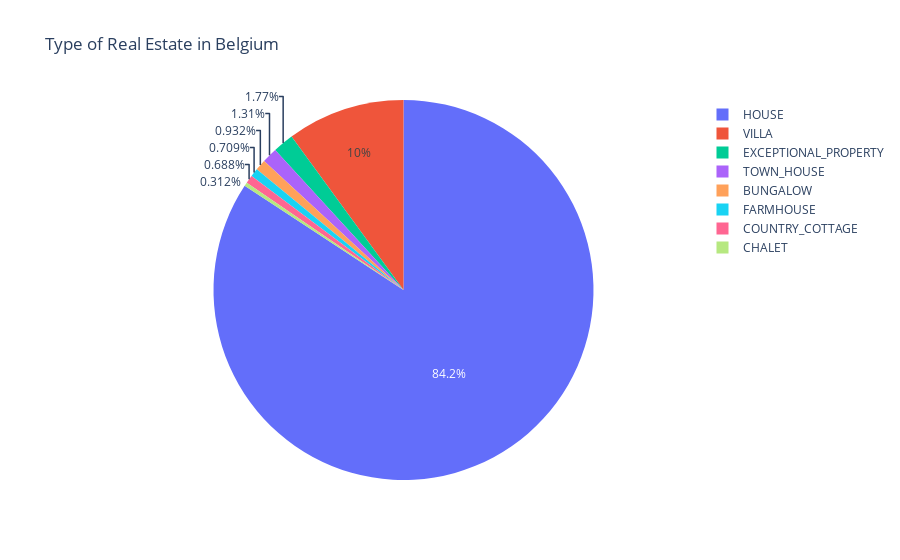

The notebook cell saved with this chart:
### Code cell
fig = px.pie(df, names='subtype', title='Type of Real Estate in Belgium')
fig.show()

### Figure 1 — Plotly figure (JSON) as saved in the notebook; plotly's stock layout.template omitted (floating-point values rounded to 4 significant figures; data arrays with more than 128 entries replaced by an {"elided": "..."} marker saying what was removed)
{"data": [{"domain": {"x": [0, 1], "y": [0, 1]}, "hovertemplate": "subtype=%{label}<extra></extra>", "labels": {"elided": "38520 str values"}, "legendgroup": "", "name": "", "showlegend": true, "type": "pie"}], "layout": {"legend": {"tracegroupgap": 0}, "title": {"text": "Type of Real Estate in Belgium"}}}
